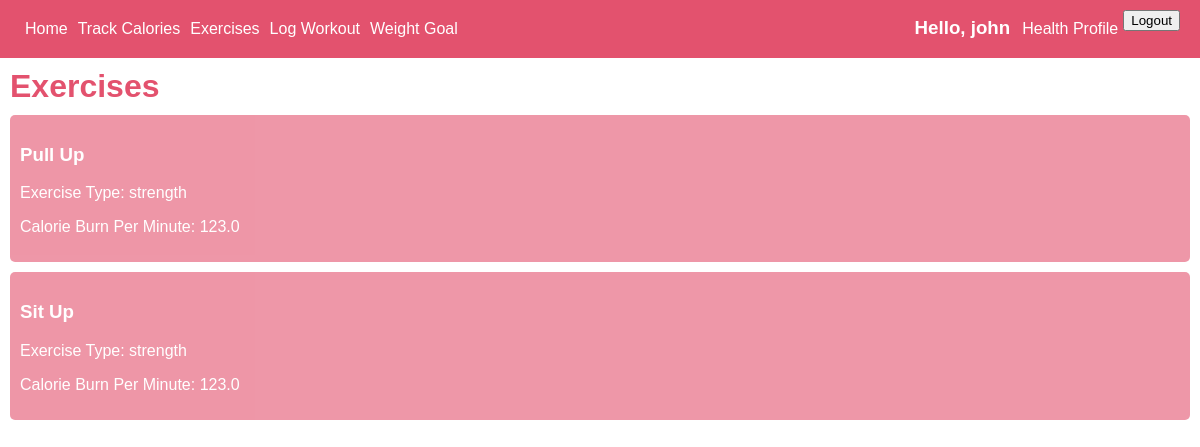
Page /exercise/ (signed in) on the earlier database version.
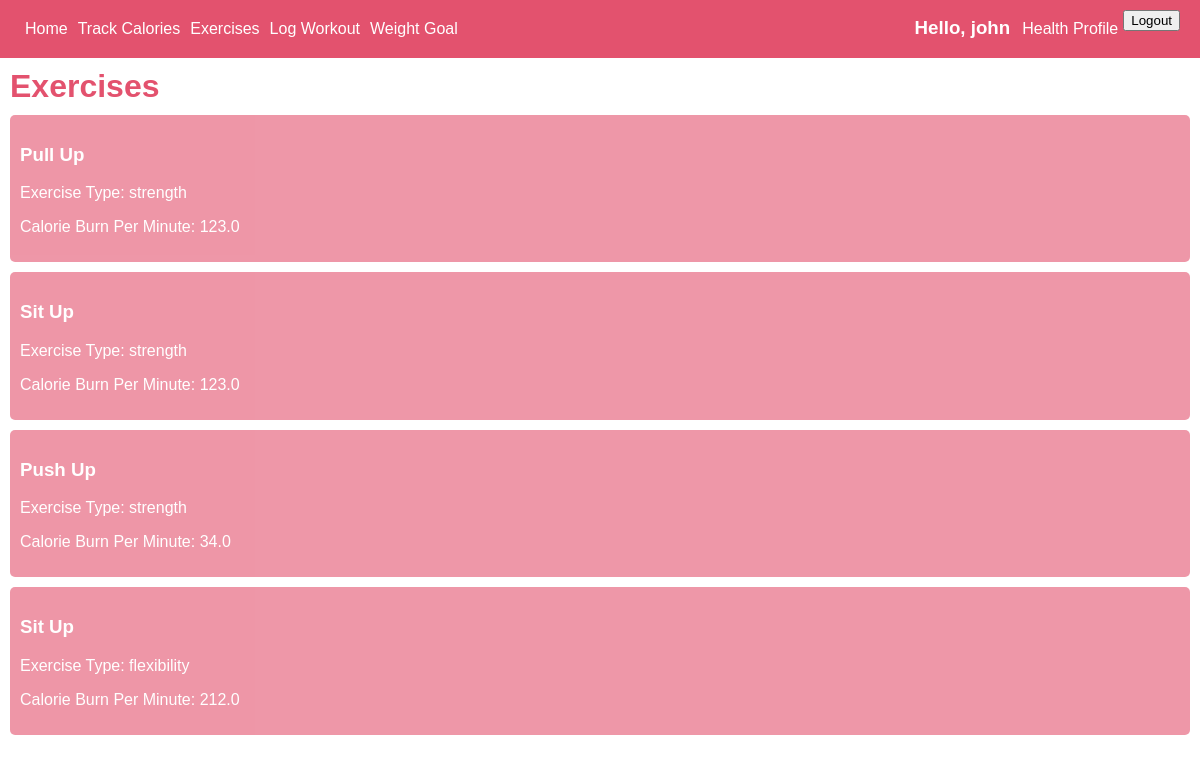
Same page on the later database version.
### app/models.py (models this page shows, shortened)
class exercise(models.Model):
    user = models.ForeignKey(User, on_delete=models.CASCADE)
    exercise_name = models.CharField(max_length=50, null=True, blank=True)
    EXERCISE_TYPES = [
        ('cardio', 'Cardio'),
        ('strength', 'Strength'),
        ('flexibility','Flexibility'),
        ('balance', 'Balance'),
        ('hiit', 'High-Intensity Interval Training'),
        ('other', 'Others')
    ]
    exercise_type = models.CharField(max_length=50, choices=EXERCISE_TYPES)
    calorie_burn = models.FloatField(null=True, blank=True)

### app/views.py (the view)
# urls.py: path('exercise/',ExerciseListView.as_view(), name = 'exercise'),
class ExerciseListView(LoginRequiredMixin,ListView):
    model = exercise
    context_object_name = 'exercises'
    template_name = 'app/exercise.html'
    def get_queryset(self):
        return exercise.objects.filter(user=self.request.user)

### app/templates/app/exercise.html
{% extends 'app/base.html' %} {% load static %} {%block content%}
<div class="container">
  <h1>Exercises</h1>
  {% for exercise in exercises %}
  <div class="exercise-entry">
    <h3>
      <a href="{% url 'exercise_detail' exercise.pk %}"
        >{{ exercise.exercise_name }}</a
      >
    </h3>
    <p>Exercise Type: {{exercise.exercise_type}}</p>
    <p>Calorie Burn Per Minute: {{exercise.calorie_burn}}</p>
  </div>
</div>
{% endfor %} {% endblock content%}

Differences in the rows shown:
added exercise: exercise_name "Push Up", exercise_type "strength", calorie_burn "34.0"
added exercise: exercise_name "Sit Up", exercise_type "flexibility", calorie_burn "212.0"
